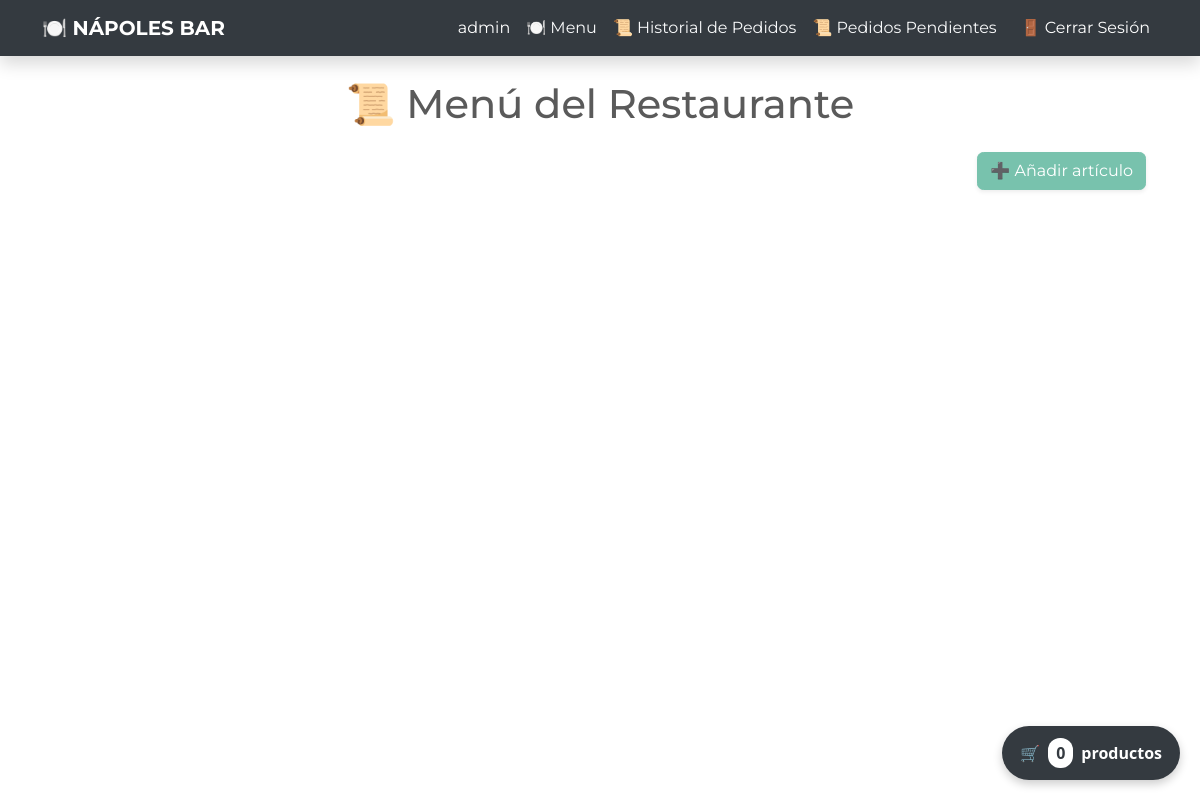
The app's page /dashboard/ (signed in), older data.
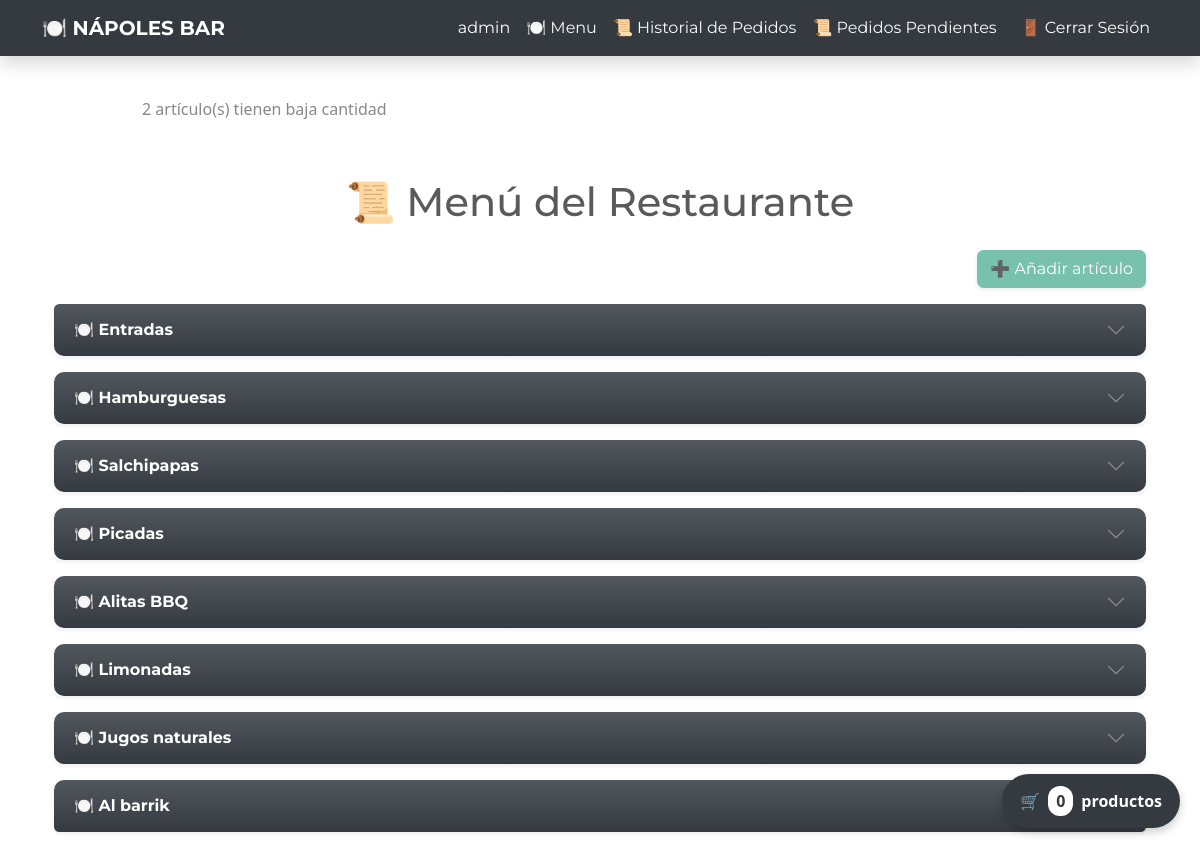
The same page, newer data.
### inventory/models.py (models this page shows, shortened)
class Category(models.Model):
    name = models.CharField(max_length=200)
    class Meta:
        verbose_name_plural = 'categories'

### inventory/views.py (the view)
# urls.py: path('dashboard/', Dashboard.as_view(), name='dashboard'),
class Dashboard(LoginRequiredMixin, View):
    def get(self, request):
        if request.user.groups.filter(name="Empleado").exists():
            items = InventoryItem.objects.filter(assigned_group__name="Empleado")
        else:
            items = InventoryItem.objects.all()
        categories = Category.objects.all()  # 🔹 Agregar consulta de categorías
        low_inventory = items.filter(quantity__lte=LOW_QUANTITY)
        if low_inventory.exists():
            messages.error(request, f"{low_inventory.count()} artículo(s) tienen baja cantidad")
        low_inventory_ids = low_inventory.values_list("id", flat=True)
        is_admin = request.user.is_superuser or request.user.groups.filter(name="Administrador").exists()
        is_supervisor = request.user.groups.filter(name="Supervisor").exists()
        return render(
            request,
            "inventory/dashboard.html",
            {
                "items": items,
                "categories": categories,  # 🔹 Pasar categorías al template
                "low_inventory_ids": low_inventory_ids,
                "is_admin": is_admin,
                "is_supervisor": is_supervisor
            }
        )

### inventory/templates/inventory/dashboard.html (shortened to what this page needs)
{% extends 'inventory/base.html' %}
{% block content %}
{% if messages %}
    <div class="row mt-3">
        {% for message in messages %}
            <div class="col-md-10 col-12 mx-auto alert alert-{{ message.tags }}">
                {{ message }}
            </div>
        {% endfor %}
    </div>
{% endif %}
<div class="container mt-4">
    <h1 class="text-center mb-4">📜 Menú del Restaurante</h1>
    <div class="d-flex justify-content-end mb-3">
        {% if perms.inventory.manage_inventory %}
            <a href="{% url 'add-item' %}" class="btn btn-primary shadow-sm">➕ Añadir artículo</a>
        {% endif %}
    </div>
    <div class="accordion" id="menuAccordion">
        {% for category in categories %}
        <div class="accordion-item border-0 rounded shadow-sm mb-3">
            <h2 class="accordion-header" id="heading{{ category.id }}">
                <button class="accordion-button fw-bold text-white bg-gradient bg-dark collapsed" type="button" data-bs-toggle="collapse" data-bs-target="#collapse{{ category.id }}" aria-expanded="false" aria-controls="collapse{{ category.id }}">
                    🍽️ {{ category.name }}
                </button>
            </h2>
        </div>
        {% endfor %}
    </div>
</div>
{% endblock content %}

Row changes from the older to the newer data that the page shows:
added Category: name "Entradas"
added Category: name "Hamburguesas"
added Category: name "Salchipapas"
added Category: name "Picadas"
added Category: name "Alitas BBQ"
added Category: name "Limonadas"
added Category: name "Jugos naturales"
added Category: name "Al barrik"
Text that changed along with them:
new list line: "2 artículo(s) tienen baja cantidad"
